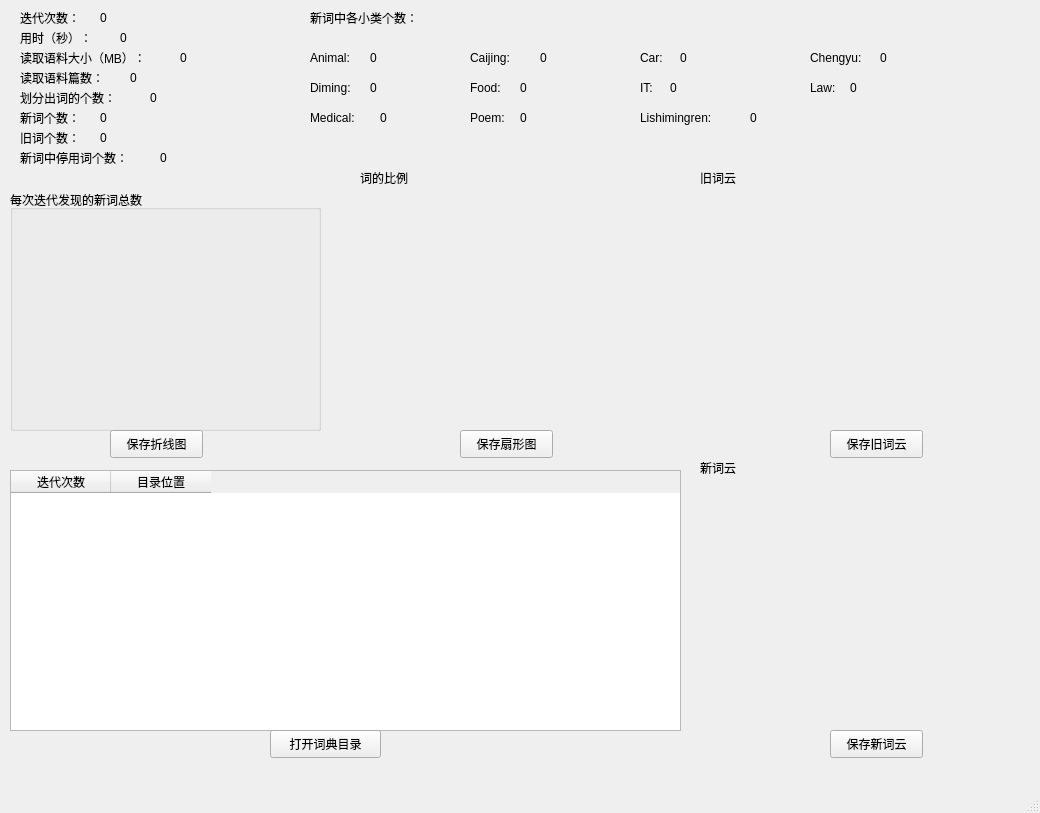
<?xml version="1.0" encoding="UTF-8"?>
<ui version="4.0">
 <class>AfterRun</class>
 <widget class="QMainWindow" name="AfterRun">
  <property name="geometry">
   <rect>
    <x>0</x>
    <y>0</y>
    <width>1040</width>
    <height>813</height>
   </rect>
  </property>
  <property name="windowTitle">
   <string>MainWindow</string>
  </property>
  <widget class="QWidget" name="centralwidget">
   <widget class="QTableWidget" name="tableWidget">
    <property name="geometry">
     <rect>
      <x>10</x>
      <y>470</y>
      <width>671</width>
      <height>261</height>
     </rect>
    </property>
    <column>
     <property name="text">
      <string>迭代次数</string>
     </property>
    </column>
    <column>
     <property name="text">
      <string>目录位置</string>
     </property>
     <property name="textAlignment">
      <set>AlignCenter</set>
     </property>
    </column>
   </widget>
   <widget class="QPushButton" name="pushButton">
    <property name="geometry">
     <rect>
      <x>270</x>
      <y>730</y>
      <width>111</width>
      <height>28</height>
     </rect>
    </property>
    <property name="text">
     <string>打开词典目录</string>
    </property>
   </widget>
   <widget class="QGroupBox" name="groupBox_3">
    <property name="geometry">
     <rect>
      <x>10</x>
      <y>190</y>
      <width>311</width>
      <height>241</height>
     </rect>
    </property>
    <property name="title">
     <string>每次迭代发现的新词总数</string>
    </property>
   </widget>
   <widget class="QPushButton" name="pushButton_3">
    <property name="geometry">
     <rect>
      <x>110</x>
      <y>430</y>
      <width>93</width>
      <height>28</height>
     </rect>
    </property>
    <property name="text">
     <string>保存折线图</string>
    </property>
   </widget>
   <widget class="QPushButton" name="pushButton_4">
    <property name="geometry">
     <rect>
      <x>460</x>
      <y>430</y>
      <width>93</width>
      <height>28</height>
     </rect>
    </property>
    <property name="text">
     <string>保存扇形图</string>
    </property>
   </widget>
   <widget class="QPushButton" name="pushButton_5">
    <property name="geometry">
     <rect>
      <x>830</x>
      <y>430</y>
      <width>93</width>
      <height>28</height>
     </rect>
    </property>
    <property name="text">
     <string>保存旧词云</string>
    </property>
   </widget>
   <widget class="QPushButton" name="pushButton_6">
    <property name="geometry">
     <rect>
      <x>830</x>
      <y>730</y>
      <width>93</width>
      <height>28</height>
     </rect>
    </property>
    <property name="text">
     <string>保存新词云</string>
    </property>
   </widget>
   <widget class="QLabel" name="label_6">
    <property name="geometry">
     <rect>
      <x>180</x>
      <y>50</y>
      <width>72</width>
      <height>15</height>
     </rect>
    </property>
    <property name="text">
     <string>0</string>
    </property>
   </widget>
   <widget class="QLabel" name="label_13">
    <property name="geometry">
     <rect>
      <x>20</x>
      <y>130</y>
      <width>72</width>
      <height>15</height>
     </rect>
    </property>
    <property name="text">
     <string>旧词个数：</string>
    </property>
   </widget>
   <widget class="QLabel" name="label_2">
    <property name="geometry">
     <rect>
      <x>100</x>
      <y>10</y>
      <width>72</width>
      <height>15</height>
     </rect>
    </property>
    <property name="text">
     <string>0</string>
    </property>
   </widget>
   <widget class="QLabel" name="label_5">
    <property name="geometry">
     <rect>
      <x>20</x>
      <y>50</y>
      <width>161</width>
      <height>16</height>
     </rect>
    </property>
    <property name="text">
     <string>读取语料大小（MB）：</string>
    </property>
   </widget>
   <widget class="QLabel" name="label_7">
    <property name="geometry">
     <rect>
      <x>20</x>
      <y>70</y>
      <width>101</width>
      <height>16</height>
     </rect>
    </property>
    <property name="text">
     <string>读取语料篇数：</string>
    </property>
   </widget>
   <widget class="QLabel" name="label_9">
    <property name="geometry">
     <rect>
      <x>20</x>
      <y>90</y>
      <width>131</width>
      <height>16</height>
     </rect>
    </property>
    <property name="text">
     <string>划分出词的个数：</string>
    </property>
   </widget>
   <widget class="QLabel" name="label_10">
    <property name="geometry">
     <rect>
      <x>150</x>
      <y>90</y>
      <width>72</width>
      <height>15</height>
     </rect>
    </property>
    <property name="text">
     <string>0</string>
    </property>
   </widget>
   <widget class="QLabel" name="label_8">
    <property name="geometry">
     <rect>
      <x>130</x>
      <y>70</y>
      <width>72</width>
      <height>15</height>
     </rect>
    </property>
    <property name="text">
     <string>0</string>
    </property>
   </widget>
   <widget class="QLabel" name="label_14">
    <property name="geometry">
     <rect>
      <x>100</x>
      <y>130</y>
      <width>72</width>
      <height>15</height>
     </rect>
    </property>
    <property name="text">
     <string>0</string>
    </property>
   </widget>
   <widget class="QLabel" name="label_15">
    <property name="geometry">
     <rect>
      <x>20</x>
      <y>150</y>
      <width>141</width>
      <height>16</height>
     </rect>
    </property>
    <property name="text">
     <string>新词中停用词个数：</string>
    </property>
   </widget>
   <widget class="QLabel" name="label_12">
    <property name="geometry">
     <rect>
      <x>100</x>
      <y>110</y>
      <width>72</width>
      <height>15</height>
     </rect>
    </property>
    <property name="text">
     <string>0</string>
    </property>
   </widget>
   <widget class="QLabel" name="label_11">
    <property name="geometry">
     <rect>
      <x>20</x>
      <y>110</y>
      <width>72</width>
      <height>15</height>
     </rect>
    </property>
    <property name="text">
     <string>新词个数：</string>
    </property>
   </widget>
   <widget class="QLabel" name="label_16">
    <property name="geometry">
     <rect>
      <x>160</x>
      <y>150</y>
      <width>72</width>
      <height>15</height>
     </rect>
    </property>
    <property name="text">
     <string>0</string>
    </property>
   </widget>
   <widget class="QLabel" name="label">
    <property name="geometry">
     <rect>
      <x>20</x>
      <y>10</y>
      <width>72</width>
      <height>15</height>
     </rect>
    </property>
    <property name="text">
     <string>迭代次数：</string>
    </property>
   </widget>
   <widget class="QLabel" name="label_4">
    <property name="geometry">
     <rect>
      <x>120</x>
      <y>30</y>
      <width>72</width>
      <height>15</height>
     </rect>
    </property>
    <property name="text">
     <string>0</string>
    </property>
   </widget>
   <widget class="QLabel" name="label_3">
    <property name="geometry">
     <rect>
      <x>20</x>
      <y>30</y>
      <width>91</width>
      <height>16</height>
     </rect>
    </property>
    <property name="text">
     <string>用时（秒）：</string>
    </property>
   </widget>
   <widget class="QLabel" name="label_17">
    <property name="geometry">
     <rect>
      <x>310</x>
      <y>10</y>
      <width>151</width>
      <height>16</height>
     </rect>
    </property>
    <property name="text">
     <string>新词中各小类个数：</string>
    </property>
   </widget>
   <widget class="QLabel" name="label_35">
    <property name="geometry">
     <rect>
      <x>750</x>
      <y>110</y>
      <width>72</width>
      <height>15</height>
     </rect>
    </property>
    <property name="text">
     <string>0</string>
    </property>
   </widget>
   <widget class="QLabel" name="label_22">
    <property name="geometry">
     <rect>
      <x>640</x>
      <y>50</y>
      <width>72</width>
      <height>15</height>
     </rect>
    </property>
    <property name="text">
     <string>Car:</string>
    </property>
   </widget>
   <widget class="QLabel" name="label_25">
    <property name="geometry">
     <rect>
      <x>880</x>
      <y>50</y>
      <width>72</width>
      <height>15</height>
     </rect>
    </property>
    <property name="text">
     <string>0</string>
    </property>
   </widget>
   <widget class="QLabel" name="label_31">
    <property name="geometry">
     <rect>
      <x>670</x>
      <y>80</y>
      <width>72</width>
      <height>15</height>
     </rect>
    </property>
    <property name="text">
     <string>0</string>
    </property>
   </widget>
   <widget class="QLabel" name="label_28">
    <property name="geometry">
     <rect>
      <x>470</x>
      <y>80</y>
      <width>72</width>
      <height>15</height>
     </rect>
    </property>
    <property name="text">
     <string>Food:</string>
    </property>
   </widget>
   <widget class="QLabel" name="label_36">
    <property name="geometry">
     <rect>
      <x>310</x>
      <y>110</y>
      <width>72</width>
      <height>15</height>
     </rect>
    </property>
    <property name="text">
     <string>Medical:</string>
    </property>
   </widget>
   <widget class="QLabel" name="label_18">
    <property name="geometry">
     <rect>
      <x>310</x>
      <y>50</y>
      <width>72</width>
      <height>15</height>
     </rect>
    </property>
    <property name="text">
     <string>Animal:</string>
    </property>
   </widget>
   <widget class="QLabel" name="label_29">
    <property name="geometry">
     <rect>
      <x>520</x>
      <y>80</y>
      <width>72</width>
      <height>15</height>
     </rect>
    </property>
    <property name="text">
     <string>0</string>
    </property>
   </widget>
   <widget class="QLabel" name="label_37">
    <property name="geometry">
     <rect>
      <x>380</x>
      <y>110</y>
      <width>72</width>
      <height>15</height>
     </rect>
    </property>
    <property name="text">
     <string>0</string>
    </property>
   </widget>
   <widget class="QLabel" name="label_30">
    <property name="geometry">
     <rect>
      <x>640</x>
      <y>80</y>
      <width>72</width>
      <height>15</height>
     </rect>
    </property>
    <property name="text">
     <string>IT:</string>
    </property>
   </widget>
   <widget class="QLabel" name="label_24">
    <property name="geometry">
     <rect>
      <x>810</x>
      <y>50</y>
      <width>72</width>
      <height>15</height>
     </rect>
    </property>
    <property name="text">
     <string>Chengyu:</string>
    </property>
   </widget>
   <widget class="QLabel" name="label_27">
    <property name="geometry">
     <rect>
      <x>370</x>
      <y>80</y>
      <width>72</width>
      <height>15</height>
     </rect>
    </property>
    <property name="text">
     <string>0</string>
    </property>
   </widget>
   <widget class="QLabel" name="label_38">
    <property name="geometry">
     <rect>
      <x>470</x>
      <y>110</y>
      <width>72</width>
      <height>15</height>
     </rect>
    </property>
    <property name="text">
     <string>Poem:</string>
    </property>
   </widget>
   <widget class="QLabel" name="label_32">
    <property name="geometry">
     <rect>
      <x>810</x>
      <y>80</y>
      <width>72</width>
      <height>15</height>
     </rect>
    </property>
    <property name="text">
     <string>Law:</string>
    </property>
   </widget>
   <widget class="QLabel" name="label_20">
    <property name="geometry">
     <rect>
      <x>470</x>
      <y>50</y>
      <width>72</width>
      <height>15</height>
     </rect>
    </property>
    <property name="text">
     <string>Caijing:</string>
    </property>
   </widget>
   <widget class="QLabel" name="label_33">
    <property name="geometry">
     <rect>
      <x>850</x>
      <y>80</y>
      <width>72</width>
      <height>15</height>
     </rect>
    </property>
    <property name="text">
     <string>0</string>
    </property>
   </widget>
   <widget class="QLabel" name="label_19">
    <property name="geometry">
     <rect>
      <x>370</x>
      <y>50</y>
      <width>72</width>
      <height>15</height>
     </rect>
    </property>
    <property name="text">
     <string>0</string>
    </property>
   </widget>
   <widget class="QLabel" name="label_21">
    <property name="geometry">
     <rect>
      <x>540</x>
      <y>50</y>
      <width>72</width>
      <height>15</height>
     </rect>
    </property>
    <property name="text">
     <string>0</string>
    </property>
   </widget>
   <widget class="QLabel" name="label_26">
    <property name="geometry">
     <rect>
      <x>310</x>
      <y>80</y>
      <width>72</width>
      <height>15</height>
     </rect>
    </property>
    <property name="text">
     <string>Diming:</string>
    </property>
   </widget>
   <widget class="QLabel" name="label_23">
    <property name="geometry">
     <rect>
      <x>680</x>
      <y>50</y>
      <width>72</width>
      <height>15</height>
     </rect>
    </property>
    <property name="text">
     <string>0</string>
    </property>
   </widget>
   <widget class="QLabel" name="label_39">
    <property name="geometry">
     <rect>
      <x>520</x>
      <y>110</y>
      <width>72</width>
      <height>15</height>
     </rect>
    </property>
    <property name="text">
     <string>0</string>
    </property>
   </widget>
   <widget class="QLabel" name="label_34">
    <property name="geometry">
     <rect>
      <x>640</x>
      <y>110</y>
      <width>111</width>
      <height>16</height>
     </rect>
    </property>
    <property name="text">
     <string>Lishimingren:</string>
    </property>
   </widget>
   <widget class="QLabel" name="label_40">
    <property name="geometry">
     <rect>
      <x>360</x>
      <y>170</y>
      <width>72</width>
      <height>15</height>
     </rect>
    </property>
    <property name="text">
     <string>词的比例</string>
    </property>
   </widget>
   <widget class="QLabel" name="label_41">
    <property name="geometry">
     <rect>
      <x>360</x>
      <y>190</y>
      <width>311</width>
      <height>241</height>
     </rect>
    </property>
    <property name="text">
     <string/>
    </property>
   </widget>
   <widget class="QLabel" name="label_42">
    <property name="geometry">
     <rect>
      <x>700</x>
      <y>170</y>
      <width>72</width>
      <height>15</height>
     </rect>
    </property>
    <property name="text">
     <string>旧词云</string>
    </property>
   </widget>
   <widget class="QLabel" name="label_43">
    <property name="geometry">
     <rect>
      <x>700</x>
      <y>460</y>
      <width>72</width>
      <height>15</height>
     </rect>
    </property>
    <property name="text">
     <string>新词云</string>
    </property>
   </widget>
   <widget class="QLabel" name="label_44">
    <property name="geometry">
     <rect>
      <x>700</x>
      <y>190</y>
      <width>301</width>
      <height>221</height>
     </rect>
    </property>
    <property name="text">
     <string/>
    </property>
   </widget>
   <widget class="QLabel" name="label_45">
    <property name="geometry">
     <rect>
      <x>700</x>
      <y>490</y>
      <width>321</width>
      <height>231</height>
     </rect>
    </property>
    <property name="text">
     <string/>
    </property>
   </widget>
  </widget>
  <widget class="QMenuBar" name="menubar">
   <property name="geometry">
    <rect>
     <x>0</x>
     <y>0</y>
     <width>1040</width>
     <height>26</height>
    </rect>
   </property>
  </widget>
  <widget class="QStatusBar" name="statusbar"/>
 </widget>
 <resources/>
 <connections/>
</ui>
